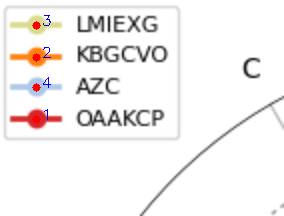
#> input picture backend/legend_color_marked.png, 284 x 216 px
$ python demo_donut_circle_find_1.py ../legend_color_marked.png
#> lines starting #> are read from the running program, lines starting #| are printed output that depends on the picture; after the words box and inside, x2 and y2 are one past the last pixel; in counts of white or black regions, pixels touching at a corner belong together
import argparse
import json
import math
import os

import cv2
import numpy as np


class DonutCircleDetector:
    def __init__(self, sample_count=360):
#> in process_single_image, image is the input picture: shape (216, 284, 3); mean B, G, R 240.8, 241.5, 244.2
        self.sample_count = sample_count

    @staticmethod
    def _colored_mask(image):
        hsv = cv2.cvtColor(image, cv2.COLOR_BGR2HSV)
#> hsv: shape (216, 284, 3); mean H, S, V 1.8, 5.3, 245
        gray = cv2.cvtColor(image, cv2.COLOR_BGR2GRAY)
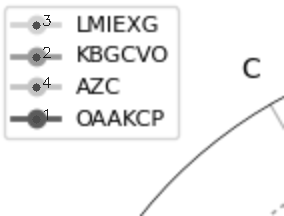
#> gray: shape (216, 284); min 27, max 255, mean 242.2
        mask = np.uint8((hsv[:, :, 1] >= 20) & (gray < 250)) * 255
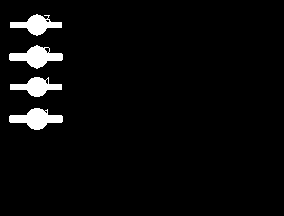
#> mask: shape (216, 284); 3.9% white; 4 white regions, box (x1, y1, x2, y2) and area: (9, 45, 63, 69) 655, (9, 108, 63, 130) 648, (10, 14, 62, 36) 544, (10, 77, 62, 97) 530
        kernel_size = max(3, int(round(min(image.shape[:2]) * 0.012)))
#> kernel_size = 3
        if kernel_size % 2 == 0:
            kernel_size += 1
        return cv2.morphologyEx(
            mask,
            cv2.MORPH_CLOSE,
            np.ones((kernel_size, kernel_size), np.uint8),
        )
#> returned value: shape (216, 284); 3.9% white; 4 white regions, box (x1, y1, x2, y2) and area: (9, 45, 63, 69) 662, (9, 108, 63, 130) 652, (10, 14, 62, 36) 561, (10, 77, 62, 97) 540

    @staticmethod
    def _white_hole_candidates(image):
        height, width = image.shape[:2]
#> height = 216; width = 284
        gray = cv2.cvtColor(image, cv2.COLOR_BGR2GRAY)
        white = np.uint8(gray >= 248) * 255
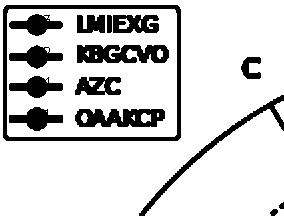
#> white: shape (216, 284); 82.5% white; 15 black regions, largest, box (x1, y1, x2, y2) and area: (3, 5, 181, 141) 2438, (77, 45, 169, 63) 1289, (75, 109, 165, 127) 1200
        count, labels, stats, _ = cv2.connectedComponentsWithStats(white)
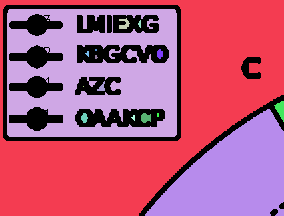
#> labels: shape (216, 284) int32; 20 distinct labels, from 0 to 19; one colour per label, 0 black
#> count = 20; stats = 20 rows, first 6: [3, 5, 281, 211, 10732], [0, 0, 284, 216, 26683], [7, 9, 170, 128, 14552], [119, 18, 11, 11, 69], [47, 20, 2, 1, 2], [138, 20, 3, 8, 16]
        candidates = []
        for index in range(1, count):
            x, y, component_width, component_height, area = [
                int(value) for value in stats[index]
            ]
            if (
                x == 0
                or y == 0
                or x + component_width >= width
                or y + component_height >= height
                or area < min(height, width) ** 2 * 0.002
            ):
                continue
            mask = np.uint8(labels == index) * 255
            contours, _ = cv2.findContours(
                mask,
                cv2.RETR_EXTERNAL,
                cv2.CHAIN_APPROX_SIMPLE,
            )
            if not contours:
                continue
            (center_x, center_y), radius = cv2.minEnclosingCircle(
                max(contours, key=cv2.contourArea)
            )
            aspect_ratio = component_width / max(1, component_height)
            if 0.65 <= aspect_ratio <= 1.35:
                candidates.append(
                    {
                        "center": np.array([center_x, center_y], dtype=np.float64),
                        "radius_hint": float(radius),
                        "source": "white_hole",
                        "area": area,
                    }
                )
#> this loop made 19 passes
#> (x, y, component_width, component_height, area) on passes 1, 3, 7, 10, 12, 13, 15, 16: (0, 0, 284, 216, 26683), (119, 18, 11, 11, 69), (157, 49, 6, 10, 46), (97, 81, 8, 10, 41), (274, 101, 10, 21, 115), (145, 109, 139, 107, 8908), (81, 113, 7, 10, 50), (141, 113, 10, 10, 78)
#> (x, y, component_width, component_height, area, center_x, center_y, radius) on pass 2: (7, 9, 170, 128, 14552, 91.5, 72.68, 104.4)
#> pass 2, in _white_hole_candidates, `mask = np.uint8(labels == index) * 255`:
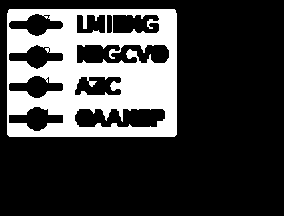
#> mask: shape (216, 284); 23.7% white; 1 white region
#> after the loop, candidates = 1 item
        return candidates

    @staticmethod
    def _colored_contour_candidates(mask):
        contours, _ = cv2.findContours(
            mask,
            cv2.RETR_EXTERNAL,
            cv2.CHAIN_APPROX_SIMPLE,
        )
#> contours = 4 contours; box (x1, y1, x2, y2) and area: (9, 45, 63, 69) 608, (9, 108, 63, 130) 589, (10, 14, 62, 36) 500, (10, 77, 62, 97) 478
        candidates = []
        for contour in sorted(contours, key=cv2.contourArea, reverse=True)[:8]:
            area = cv2.contourArea(contour)
            if area <= 0:
                continue
            (center_x, center_y), radius = cv2.minEnclosingCircle(contour)
            candidates.append(
                {
                    "center": np.array([center_x, center_y], dtype=np.float64),
                    "radius_hint": float(radius),
                    "source": "colored_contour",
                    "area": float(area),
                }
            )
#> this loop made 4 passes
#> (area, center_y, radius) on passes 1 to 4: (608.5, 56.5, 26.62), (589, 118.5, 26.62), (500, 24.5, 25.62), (478.5, 86.5, 25.62)
#> after the loop, candidates = 4 items
        return candidates

    # [33 lines left out: function _hough_center_candidates, not called in this run]

    def _circle_occupancy(self, mask, center, radius):
        height, width = mask.shape[:2]
        values = []
        for angle in np.linspace(
            0,
            2 * math.pi,
            self.sample_count,
            endpoint=False,
        ):
            x = int(round(center[0] + radius * math.cos(angle)))
            y = int(round(center[1] + radius * math.sin(angle)))
            values.append(
                mask[y, x] > 0
                if 0 <= x < width and 0 <= y < height
                else False
            )
        return float(np.mean(values))

    def _scan_radial_structure(self, mask, center):
        height, width = mask.shape[:2]
        max_radius = int(
            max(
                math.hypot(center[0], center[1]),
                math.hypot(width - center[0], center[1]),
                math.hypot(center[0], height - center[1]),
                math.hypot(width - center[0], height - center[1]),
            )
        )
        scans = []
        for radius in range(3, max_radius - 4):
            inner_occupancy = self._circle_occupancy(mask, center, radius - 3)
            outer_occupancy = self._circle_occupancy(mask, center, radius + 3)
            scans.append(
                {
                    "radius": radius,
                    "inside": inner_occupancy,
                    "outside": outer_occupancy,
                    "inner_transition": outer_occupancy - inner_occupancy,
                    "outer_transition": inner_occupancy - outer_occupancy,
                }
            )

        inner_candidates = [
            item for item in scans
            if item["inner_transition"] >= 0.35 and item["outside"] >= 0.45
        ]
        if not inner_candidates:
            return None
        maximum_inner_transition = max(
            item["inner_transition"] for item in inner_candidates
        )
        strongest_inner = [
            item for item in inner_candidates
            if item["inner_transition"] >= maximum_inner_transition - 0.02
        ]
        inner = strongest_inner[len(strongest_inner) // 2]
        outer_candidates = [
            item for item in scans
            if (
                item["radius"] >= inner["radius"] * 1.15
                and item["outer_transition"] >= 0.35
                and item["inside"] >= 0.45
            )
        ]
        if not outer_candidates:
            return None
        maximum_outer_transition = max(
            item["outer_transition"] for item in outer_candidates
        )
        strongest_outer = [
            item for item in outer_candidates
            if item["outer_transition"] >= maximum_outer_transition - 0.02
        ]
        outer = strongest_outer[len(strongest_outer) // 2]
        return inner, outer

    # [29 lines left out: function _outer_radius_consistency, not called in this run]

    def detect(self, image):
        mask = self._colored_mask(image)
        candidates = (
            self._white_hole_candidates(image)
            + self._colored_contour_candidates(mask)
        )
#> candidates = 5 items

        unique_candidates = []
        for candidate in candidates:
            if any(
                np.linalg.norm(candidate["center"] - existing["center"]) < 2
                for existing in unique_candidates
            ):
                continue
            unique_candidates.append(candidate)
#> this loop made 5 passes
#> after the loop, unique_candidates = 5 items

        results = []
        for candidate in unique_candidates:
            structure = self._scan_radial_structure(mask, candidate["center"])
            if structure is None:
                continue
            inner, outer = structure
            center = candidate["center"]
            outer_consistency = self._outer_radius_consistency(
                mask,
                center,
                inner["radius"],
                outer["radius"],
            )
            center_offset_penalty = 0.0
            if candidate["source"] == "white_hole":
                center_offset_penalty = abs(
                    candidate["radius_hint"] - inner["radius"]
                ) * 0.2
            score = (
                inner["inner_transition"] * 100
                + outer["outer_transition"] * 100
                + outer_consistency * 20
                - center_offset_penalty
            )
            results.append(
                {
                    "center": center,
                    "inner_radius": float(inner["radius"]),
                    "outer_radius": float(outer["radius"]),
                    "inner_transition": float(inner["inner_transition"]),
                    "outer_transition": float(outer["outer_transition"]),
                    "outer_radius_consistency": float(outer_consistency),
                    "source": candidate["source"],
                    "score": float(score),
                }
            )
#> this loop made 5 passes
#> max_radius in _scan_radial_structure on pass 1: 239

        if not results:
#> (the run stopped early here; a loop or call above may not have finished)
